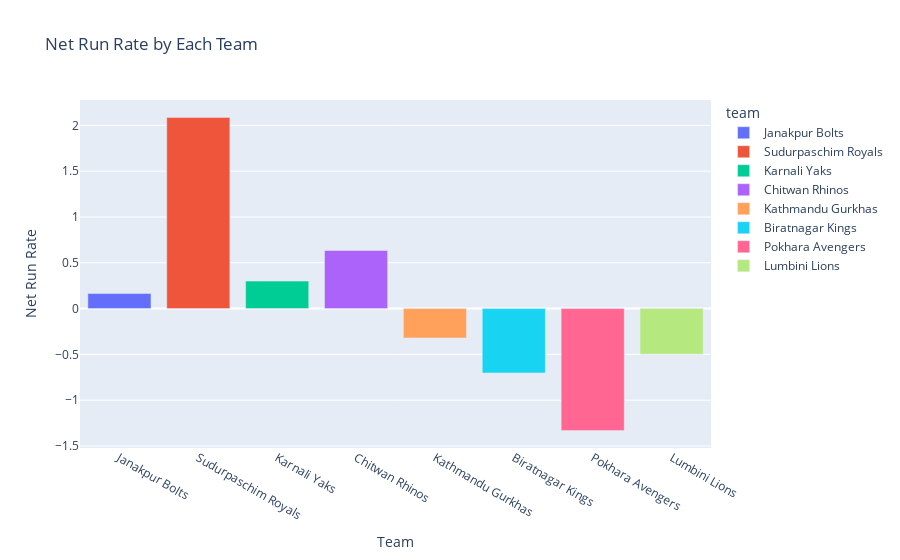

Notebook cell for this chart:
### Code cell
#interactive plot for the net run rate by each team
fig = px.bar(points_table_df, x='team', y='nrr', color='team', title='Net Run Rate by Each Team')
fig.update_layout(xaxis_title='Team', yaxis_title='Net Run Rate')
fig.show()

### Figure 1 — Plotly figure (JSON) as saved in the notebook; plotly's stock layout.template omitted (floating-point values rounded to 4 significant figures)
{"data": [{"alignmentgroup": "True", "hovertemplate": "team=%{x}<br>nrr=%{y}<extra></extra>", "legendgroup": "Janakpur Bolts", "marker": {"color": "#636efa", "pattern": {"shape": ""}}, "name": "Janakpur Bolts", "offsetgroup": "Janakpur Bolts", "orientation": "v", "showlegend": true, "textposition": "auto", "type": "bar", "x": ["Janakpur Bolts"], "xaxis": "x", "y": [0.164], "yaxis": "y"}, {"alignmentgroup": "True", "hovertemplate": "team=%{x}<br>nrr=%{y}<extra></extra>", "legendgroup": "Sudurpaschim Royals", "marker": {"color": "#EF553B", "pattern": {"shape": ""}}, "name": "Sudurpaschim Royals", "offsetgroup": "Sudurpaschim Royals", "orientation": "v", "showlegend": true, "textposition": "auto", "type": "bar", "x": ["Sudurpaschim Royals"], "xaxis": "x", "y": [2.087], "yaxis": "y"}, {"alignmentgroup": "True", "hovertemplate": "team=%{x}<br>nrr=%{y}<extra></extra>", "legendgroup": "Karnali Yaks", "marker": {"color": "#00cc96", "pattern": {"shape": ""}}, "name": "Karnali Yaks", "offsetgroup": "Karnali Yaks", "orientation": "v", "showlegend": true, "textposition": "auto", "type": "bar", "x": ["Karnali Yaks"], "xaxis": "x", "y": [0.3], "yaxis": "y"}, {"alignmentgroup": "True", "hovertemplate": "team=%{x}<br>nrr=%{y}<extra></extra>", "legendgroup": "Chitwan Rhinos", "marker": {"color": "#ab63fa", "pattern": {"shape": ""}}, "name": "Chitwan Rhinos", "offsetgroup": "Chitwan Rhinos", "orientation": "v", "showlegend": true, "textposition": "auto", "type": "bar", "x": ["Chitwan Rhinos"], "xaxis": "x", "y": [0.634], "yaxis": "y"}, {"alignmentgroup": "True", "hovertemplate": "team=%{x}<br>nrr=%{y}<extra></extra>", "legendgroup": "Kathmandu Gurkhas", "marker": {"color": "#FFA15A", "pattern": {"shape": ""}}, "name": "Kathmandu Gurkhas", "offsetgroup": "Kathmandu Gurkhas", "orientation": "v", "showlegend": true, "textposition": "auto", "type": "bar", "x": ["Kathmandu Gurkhas"], "xaxis": "x", "y": [-0.321], "yaxis": "y"}, {"alignmentgroup": "True", "hovertemplate": "team=%{x}<br>nrr=%{y}<extra></extra>", "legendgroup": "Biratnagar Kings", "marker": {"color": "#19d3f3", "pattern": {"shape": ""}}, "name": "Biratnagar Kings", "offsetgroup": "Biratnagar Kings", "orientation": "v", "showlegend": true, "textposition": "auto", "type": "bar", "x": ["Biratnagar Kings"], "xaxis": "x", "y": [-0.703], "yaxis": "y"}, {"alignmentgroup": "True", "hovertemplate": "team=%{x}<br>nrr=%{y}<extra></extra>", "legendgroup": "Pokhara Avengers", "marker": {"color": "#FF6692", "pattern": {"shape": ""}}, "name": "Pokhara Avengers", "offsetgroup": "Pokhara Avengers", "orientation": "v", "showlegend": true, "textposition": "auto", "type": "bar", "x": ["Pokhara Avengers"], "xaxis": "x", "y": [-1.332], "yaxis": "y"}, {"alignmentgroup": "True", "hovertemplate": "team=%{x}<br>nrr=%{y}<extra></extra>", "legendgroup": "Lumbini Lions", "marker": {"color": "#B6E880", "pattern": {"shape": ""}}, "name": "Lumbini Lions", "offsetgroup": "Lumbini Lions", "orientation": "v", "showlegend": true, "textposition": "auto", "type": "bar", "x": ["Lumbini Lions"], "xaxis": "x", "y": [-0.498], "yaxis": "y"}], "layout": {"barmode": "relative", "legend": {"title": {"text": "team"}, "tracegroupgap": 0}, "title": {"text": "Net Run Rate by Each Team"}, "xaxis": {"anchor": "y", "categoryarray": ["Janakpur Bolts", "Sudurpaschim Royals", "Karnali Yaks", "Chitwan Rhinos", "Kathmandu Gurkhas", "Biratnagar Kings", "Pokhara Avengers", "Lumbini Lions"], "categoryorder": "array", "domain": [0, 1], "title": {"text": "Team"}}, "yaxis": {"anchor": "x", "domain": [0, 1], "title": {"text": "Net Run Rate"}}}}
